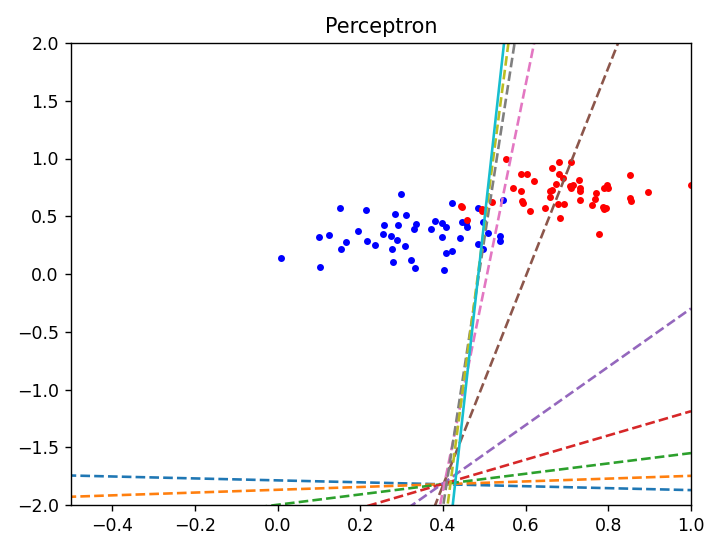

Reproduce this figure in Python.
import numpy as np
import matplotlib.pyplot as mp
import csv

np.random.seed(47)

results = []
with open("data_lr.csv") as csvfile:
    # change contents to floats
    reader = csv.reader(csvfile, quoting=csv.QUOTE_NONNUMERIC)
    for row in reader:  # each row is a list
        results.append(row)

for i in results:
    if i[2] == 1:
        mp.plot(i[0], i[1], color='blue', marker='.', linestyle='none')
    else:
        mp.plot(i[0], i[1], color='red', marker='.', linestyle='none')

arr = np.array(results)

coords = arr[:, :2]
labels = arr[:, 2]

def step(temp):
    return 1 if temp>=0 else 0


def pred(coords, weights, bias):
    res = (np.matmul(coords, weights)+bias)
    return step(res)


def algorithm(coords, labels, weights, bias, rate):
    # Fill in code
    for i in range(len(coords)):
        predicted = pred(coords[i], weights, bias)
        if labels[i]-predicted == 1:
            weights[0] += rate*coords[i][0]
            weights[1] += rate*coords[i][1]
            bias += rate
        elif labels[i]-predicted == -1:
            weights[0] -= rate*coords[i][0]
            weights[1] -= rate*coords[i][1]
            bias -= rate

    return weights, bias


def train(coords, labels, rate=0.001, epochs=46):

    x_min, x_max = min(i[0] for i in coords), max(i[0] for i in coords)
    y_min, y_max = min(i[1] for i in coords), max(i[1] for i in coords)

    weights = np.array(np.random.rand(2, 1))
    bias = np.random.rand(1)[0] + x_max

    # These are the solution lines that get plotted below.
    coeffs = []
    for i in range(epochs):
        # In each epoch, we apply the perceptron step.
        weights, bias = algorithm(coords, labels, weights, bias, rate)
        coeffs.append((-weights[0]/weights[1], -bias/weights[1]))
    return coeffs


mp.ylim(top=2)  # adjust the top leaving bottom unchanged
mp.ylim(bottom=-2)
mp.xlim(left=-0.5)
mp.xlim(right=1)


lines = train(coords, labels)

coords = np.linspace(-1, 1, 50)

for i in range(len(lines)):
    if (i%5)==0:
        y = lines[i][0]*coords + lines[i][1]
        if (i < len(lines)-2):
            mp.plot(coords, y, label="line{}".format(i), linestyle='dashed')
        else:
            mp.plot(coords, y, label="line{}".format(i))

mp.title("Perceptron")

mp.show()
